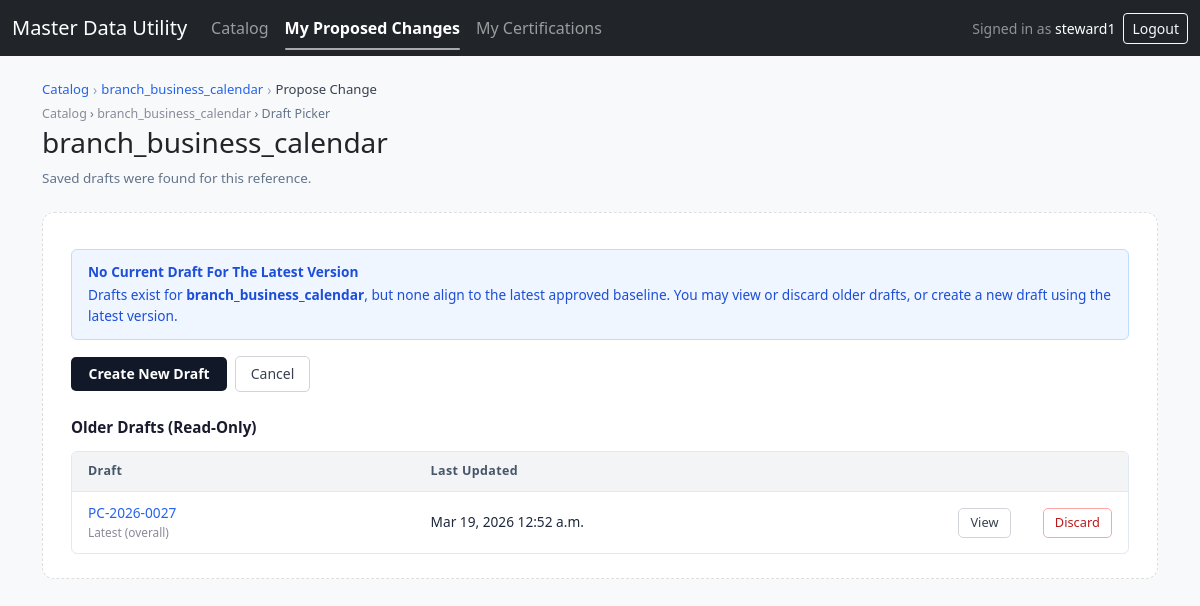
Screenshot of /references/77/propose/ (signed in) with the database file from the repository.
### mdu/models.py (models this page shows, shortened)
class MDUHeader(models.Model):
    class Status(models.TextChoices):
        ACTIVE = "ACTIVE", "Active"
        IN_REVIEW = "IN_REVIEW", "Pre-Publish"
        RETIRED = "RETIRED", "Retired"
    class DataClassification(models.TextChoices):
        GENERAL = "GENERAL", "GENERAL Reference Data"
        CLASSIFIED = "CLASSIFIED", "CLASSIFIED Reference Data"
    class CollaborationMode(models.TextChoices):
        SINGLE_OWNER = "SINGLE_OWNER", "Single-owner"
        COLLABORATIVE = "COLLABORATIVE", "Collaborative"
    class ApprovalModel(models.TextChoices):
        REFERENCE_LEVEL = "REFERENCE_LEVEL", "Reference-level"
        ROW_LEVEL = "ROW_LEVEL", "Row-level"
    class ApprovalScope(models.TextChoices):
        GLOBAL = "GLOBAL", "Global"
        REGIONAL = "REGIONAL", "Regional"
    ref_name = models.CharField(max_length=200, unique=True, validators=[_safe_name_validator])
    ref_type = models.CharField(max_length=20, default="map")
    mode = models.CharField(max_length=20, default="versioning")
    status = models.CharField(max_length=20, choices=Status.choices, default=Status.IN_REVIEW)
    description = models.CharField(max_length=400, blank=True, default="")
    owner_group = models.CharField(max_length=120, blank=True, default="")
    tags = models.CharField(max_length=400, blank=True, default="")
    category = models.CharField(max_length=120, blank=True, default="")
    data_classification = models.CharField(
        max_length=20,
        choices=DataClassification.choices,
        default=DataClassification.GENERAL,
    )
    collaboration_mode = models.CharField(
        max_length=20,
        choices=CollaborationMode.choices,
        default=CollaborationMode.SINGLE_OWNER,
    )
    owning_domain_lob = models.CharField(max_length=120, blank=True, default="")
    approval_model = models.CharField(
        max_length=30,
        choices=ApprovalModel.choices,
        default=ApprovalModel.REFERENCE_LEVEL,
    )
    approval_scope = models.CharField(
        max_length=20,
        choices=ApprovalScope.choices,
        default=ApprovalScope.GLOBAL,
    )
    approver_group_mapping = models.TextField(blank=True, default="")
    certification_required = models.BooleanField(
        default=False,
        help_text="Whether periodic certification is required for this reference.",
    )
    effective_dating_rules = models.CharField(max_length=200, blank=True, default="")
    history_retention_expectations = models.CharField(max_length=200, blank=True, default="")
    created_at = models.DateTimeField(default=timezone.now)
    updated_at = models.DateTimeField(auto_now=True)
    last_approved_change = models.ForeignKey(
        "ChangeRequest",
        on_delete=models.SET_NULL,
        null=True,
        blank=True,
        related_name="as_last_for_headers",
    )

class ChangeRequest(models.Model):
    class Status(models.TextChoices):
        DRAFT = "DRAFT", "Draft"
        SUBMITTED = "SUBMITTED", "Submitted"
        APPROVED = "APPROVED", "Approved"
        REJECTED = "REJECTED", "Rejected"
    class ChangeCategory(models.TextChoices):
        NONE = "", "— Select —"
        DATA_CORRECTION = "DATA_CORRECTION", "Data Correction"
        NEW_VALUE_ADD = "NEW_VALUE_ADD", "New Value Add"
        POLICY_COMPLIANCE = "POLICY_COMPLIANCE", "Policy / Compliance"
        OPERATIONAL_UPDATE = "OPERATIONAL_UPDATE", "Operational Update"
        ENHANCEMENT = "ENHANCEMENT", "Enhancement"
        OTHER = "OTHER", "Other"
    class CollaborationMode(models.TextChoices):
        SINGLE_OWNER = "SINGLE_OWNER", "Single-owner"
        COLLABORATIVE = "COLLABORATIVE", "Collaborative"
    class DDAReviewStatus(models.TextChoices):
        NOT_REQUIRED = "NOT_REQUIRED", "Not required"
        REQUIRED = "REQUIRED", "Required"
        PENDING = "PENDING", "Pending"
        APPROVED = "APPROVED", "Approved"
        REJECTED = "REJECTED", "Rejected"
    header = models.ForeignKey(MDUHeader, on_delete=models.CASCADE, related_name="changes")
    display_id = models.CharField(max_length=30, unique=True)
    draft_uuid = models.UUIDField(default=uuid.uuid4, unique=True, editable=False)
    lock_version = models.PositiveIntegerField(default=1)
    collaboration_mode = models.CharField(
        max_length=20,
        choices=CollaborationMode.choices,
        default=CollaborationMode.SINGLE_OWNER,
    )
    tracking_id = models.CharField(max_length=80, blank=True, default="")
    version = models.IntegerField(null=True, blank=True)
    status = models.CharField(max_length=20, choices=Status.choices, default=Status.DRAFT)
    operation_hint = models.CharField(max_length=40, blank=True, default="")
    override_retired_flag = models.CharField(max_length=1, default="N")
    dda_review_status = models.CharField(
        max_length=20,
        choices=DDAReviewStatus.choices,
        default=DDAReviewStatus.NOT_REQUIRED,
    )
    requested_by_sid = models.CharField(max_length=40, blank=True, default="")
    business_owner_sid = models.CharField(max_length=40, blank=True, default="")
    approver_ad_group = models.CharField(max_length=120, blank=True, default="")
    change_reason = models.CharField(max_length=400, blank=True, default="")
    change_ticket_ref = models.CharField(max_length=120, blank=True, default="")
    change_category = models.CharField(
        max_length=60,
        choices=ChangeCategory.choices,
        blank=True,
        default=ChangeCategory.NONE,
    )
    risk_impact = models.CharField(max_length=60, blank=True, default="")
    request_source_channel = models.CharField(max_length=60, blank=True, default="")
    request_source_system = models.CharField(max_length=60, blank=True, default="")
    payload_json = models.TextField(blank=True, default="")
    submitted_at = models.DateTimeField(null=True, blank=True)
    decided_at = models.DateTimeField(null=True, blank=True)
    decision_note = models.TextField(blank=True, default="")
    decided_by_sid = models.CharField(max_length=40, blank=True, default="")
    override_scope_flag = models.BooleanField(default=False)
    override_scope_reason = models.CharField(max_length=400, blank=True, default="")
    created_by = models.ForeignKey(
        User, on_delete=models.SET_NULL, null=True, blank=True, related_name="created_changes"
    )
    contributors = models.ManyToManyField(
        User,
        blank=True,
        related_name="collab_changes",
    )
    created_at = models.DateTimeField(default=timezone.now)
    updated_at = models.DateTimeField(auto_now=True)
    bulk_add_count = models.PositiveSmallIntegerField(default=0)
    class Meta:
        constraints = [
            models.UniqueConstraint(
                fields=["header", "collaboration_mode"],
                condition=models.Q(status="SUBMITTED", collaboration_mode="SINGLE_OWNER"),
                name="uniq_submitted_cr_per_header_single_owner",
            )
        ]

### mdu/views.py (the view, shortened to what this page needs)
# urls.py: path("references/<int:header_pk>/propose/", views.propose_change, name="propose_change"),
@group_required("maker", "steward")
def propose_change(request, header_pk):
    header = get_object_or_404(MDUHeader, pk=header_pk)
    if header.collaboration_mode == "SINGLE_OWNER":
        open_ch = (
            header.changes
            .filter(status__in=[ ChangeRequest.Status.SUBMITTED])
            .order_by("-updated_at", "-id")
            .first()
        )
        if open_ch:
            messages.error(
                request,
                "A pending change already exists for this reference. Please wait for approval or rejection before proposing a new change."
            )
            return redirect("mdu:proposed_change_detail", pk=open_ch.pk)
    baseline_payload_latest, baseline_version_latest = _current_baseline_for_header(header)
    baseline_fp_latest = _normalized_payload_fingerprint(baseline_payload_latest)
    if header.collaboration_mode == "COLLABORATIVE":
        drafts_qs = (
            header.changes
            .filter(status=ChangeRequest.Status.DRAFT)
            .filter(Q(created_by=request.user) | Q(contributors=request.user))
            .distinct()
            .order_by("-updated_at", "-id")
        )
    else:
        drafts_qs = (
            header.changes
            .filter(status=ChangeRequest.Status.DRAFT, created_by=request.user)
            .order_by("-updated_at", "-id")
        )
    def _draft_is_aligned(d: ChangeRequest) -> bool:
        if d.version is not None and baseline_version_latest is not None:
            return d.version == baseline_version_latest
        return _normalized_payload_fingerprint(d.payload_json or "") == baseline_fp_latest
    drafts = list(drafts_qs)
    aligned_draft = None
    stale_drafts = []
    for d in drafts:
        if aligned_draft is None and _draft_is_aligned(d):
            aligned_draft = d
        else:
            stale_drafts.append(d)
    breadcrumbs = [
        _crumb("Catalog", reverse("mdu:catalog")),
        _crumb(header.ref_name, reverse("mdu:header_detail", kwargs={"pk": header.pk})),
        _crumb("Propose Change", None),
    ]
    if request.method != "POST" and drafts:
        latest_id = drafts[0].id
        return render(request, "mdu/draft_picker.html", {
            "header": header,
            "aligned_draft": aligned_draft,
            "stale_drafts": stale_drafts,
            "latest_id": latest_id,
            "baseline_version_latest": baseline_version_latest,
            "breadcrumbs": breadcrumbs,
            **_role_flags(request.user),
        })

### mdu/templates/mdu/draft_picker.html (shortened to what this page needs)
{% extends "base.html" %}
{% block content %}
<div class="mdu-page-header">
  <div>
    <div class="mdu-crumb">
      <a href="{% url 'mdu:catalog' %}" style="color:#8a8a9a; text-decoration:none;">Catalog</a>
      &rsaquo;
      <a href="{% url 'mdu:header_detail' pk=header.pk %}" style="color:#8a8a9a; text-decoration:none;">{{ header.ref_name }}</a>
      &rsaquo; Draft Picker
    </div>
    <h3>{{ header.ref_name }}</h3>
    <div class="mdu-subtitle">Saved drafts were found for this reference.</div>
  </div>
</div>
<div class="dp-section">
  <div class="dp-section-body">
    {% if aligned_draft %}
      <div class="mdu-alert mdu-alert-info">
        <div class="mdu-alert-title">Draft Already Exists For The Latest Version</div>
        <div>
          A saved draft already exists for <strong>{{ header.ref_name }}</strong>
          and it aligns to the latest approved baseline.
          Would you like to use it, or discard and replace with a new draft?
        </div>
      </div>
      <div style="display:flex; gap:8px; margin-top:1rem; align-items:center;">
        <form method="post" style="display:inline;">
          {% csrf_token %}
          <input type="hidden" name="picker" value="1">
          <input type="hidden" name="action" value="use_aligned">
          <button type="submit" class="mdu-btn-primary">Use Existing Draft</button>
        </form>
        <form method="post" style="display:inline;">
          {% csrf_token %}
          <input type="hidden" name="picker" value="1">
          <input type="hidden" name="action" value="discard_replace_aligned">
          <button type="submit" class="mdu-btn-secondary">Discard &amp; Replace</button>
        </form>
        <a class="mdu-btn-secondary" href="{% url 'mdu:header_detail' pk=header.pk %}">Cancel</a>
      </div>
    {% else %}
      <div class="mdu-alert mdu-alert-info">
        <div class="mdu-alert-title">No Current Draft For The Latest Version</div>
        <div>
          Drafts exist for <strong>{{ header.ref_name }}</strong>, but none align to the latest approved baseline.
          You may view or discard older drafts, or create a new draft using the latest version.
        </div>
      </div>
      <div style="display:flex; gap:8px; margin-top:1rem; align-items:center;">
        <form method="post" style="display:inline;">
          <button type="submit" class="mdu-btn-primary">Create New Draft</button>
        </form>
        <a class="mdu-btn-secondary" href="{% url 'mdu:header_detail' pk=header.pk %}">Cancel</a>
      </div>
    {% endif %}
    {% if stale_drafts %}
      <div style="margin-top: 1.5rem;">
        <div style="font-weight:700; font-size:.95rem; color:#1a1a2e; margin-bottom:.75rem;">Older Drafts (Read-Only)</div>
        <div class="mdu-table-wrap">
          <table class="mdu-data-table">
            <thead>
              <tr>
                <th>Draft</th>
                <th>Last Updated</th>
                <th style="width:1%;"></th>
                <th style="width:1%;"></th>
              </tr>
            </thead>
            <tbody>
              {% for d in stale_drafts %}
                <tr>
                  <td>
                    <div class="mdu-cell-name">{{ d.display_id }}</div>
                    {% if d.id == latest_id %}
                      <div style="font-size:.74rem; color:#8a8a9a;">Latest (overall)</div>
                    {% endif %}
                  </td>
                  <td class="mdu-cell-meta">{{ d.updated_at|date:"M d, Y g:i a" }}</td>
                  <td style="text-align:right;">
                    <form method="post" style="display:inline;">
                      <button type="submit" class="mdu-btn-secondary mdu-btn-sm">View</button>
                    </form>
                  </td>
                  <td style="text-align:right;">
                    <form method="post" style="display:inline;">
                      <button type="submit" class="mdu-btn-danger mdu-btn-sm">Discard</button>
                    </form>
                  </td>
                </tr>
              {% endfor %}
            </tbody>
          </table>
        </div>
      </div>
    {% endif %}
  </div>
</div>
{% endblock %}

### templates/base.html (shortened to what this page needs)
{% load static %}
{% load mdu_extras %}
<!doctype html>
<html lang="en">
<head>
  <link href="https://cdn.jsdelivr.net/npm/bootstrap@5.3.3/dist/css/bootstrap.min.css" rel="stylesheet">
  <link rel="stylesheet" href="{% static 'mdu/css/app.css' %}?v=20260127-locked-rows">
</head>
<body class="bg-light">
  <nav class="navbar navbar-expand-lg navbar-dark bg-dark" style="position:sticky; top:0; z-index:1030;">
    <div class="container-fluid">
      <a class="navbar-brand" href="{% url 'mdu:catalog' %}">Master Data Utility</a>
      <div class="collapse navbar-collapse" id="nav">
        <ul class="navbar-nav me-auto mb-2 mb-lg-0">
          <li class="nav-item"><a class="nav-link {% if request.path == '/' or request.path == '/catalog/' %}nav-link-active{% endif %}" href="{% url 'mdu:catalog' %}">Catalog</a></li>
          {% if not request.user|in_group:"approver" and not request.user|in_group:"business_owner" %}
          <li class="nav-item"><a class="nav-link {% if '/proposed/' in request.path or '/propose/' in request.path %}nav-link-active{% endif %}" href="{% url 'mdu:proposed_change_list' %}">My Proposed Changes</a></li>
          {% endif %}
          {% if request.user|in_group:"steward" or request.user|in_group:"approver" or request.user|in_group:"business_owner" %}
          <li class="nav-item"><a class="nav-link {% if '/certifications/' in request.path %}nav-link-active{% endif %}" href="{% url 'mdu:cert_list' %}">My Certifications</a></li>
          {% endif %}
        </ul>
        {% if request.user.is_authenticated %}
          <div class="d-flex align-items-center gap-2">
            <span class="text-white-50 small">
              Signed in as <span class="text-white">{{ request.user.username }}</span>
            </span>
            <form method="post" action="{% url 'logout' %}">
              <button type="submit" class="btn btn-sm btn-outline-light">Logout</button>
            </form>
          </div>
        {% endif %}
      </div>
    </div>
  </nav>
  <main class="container py-4">
    {% if breadcrumbs %}
      <nav aria-label="breadcrumb" class="mdu-breadcrumb-nav">
        {% for crumb in breadcrumbs %}
          {% if crumb.url %}
            <a href="{{ crumb.url }}" class="mdu-bc-link">{{ crumb.label }}</a>
            <span class="mdu-bc-sep">&rsaquo;</span>
          {% else %}
            <span class="mdu-bc-current">{{ crumb.label }}</span>
          {% endif %}
        {% endfor %}
      </nav>
    {% endif %}
    {% block content %}{% endblock %}
  </main>
</body>
</html>

### rows the page displays
MDUHeader: label "branch_business_calendar", ref_name "branch_business_calendar"
ChangeRequest: display_id "PC-2026-0027", shows "Latest (overall)", updated_at "Mar 19, 2026 12:52 a.m."

### other values shown
{{ request.user.username }} "steward1"
{{ crumb.label }} "Catalog"
{{ crumb.label }} "Propose Change"
